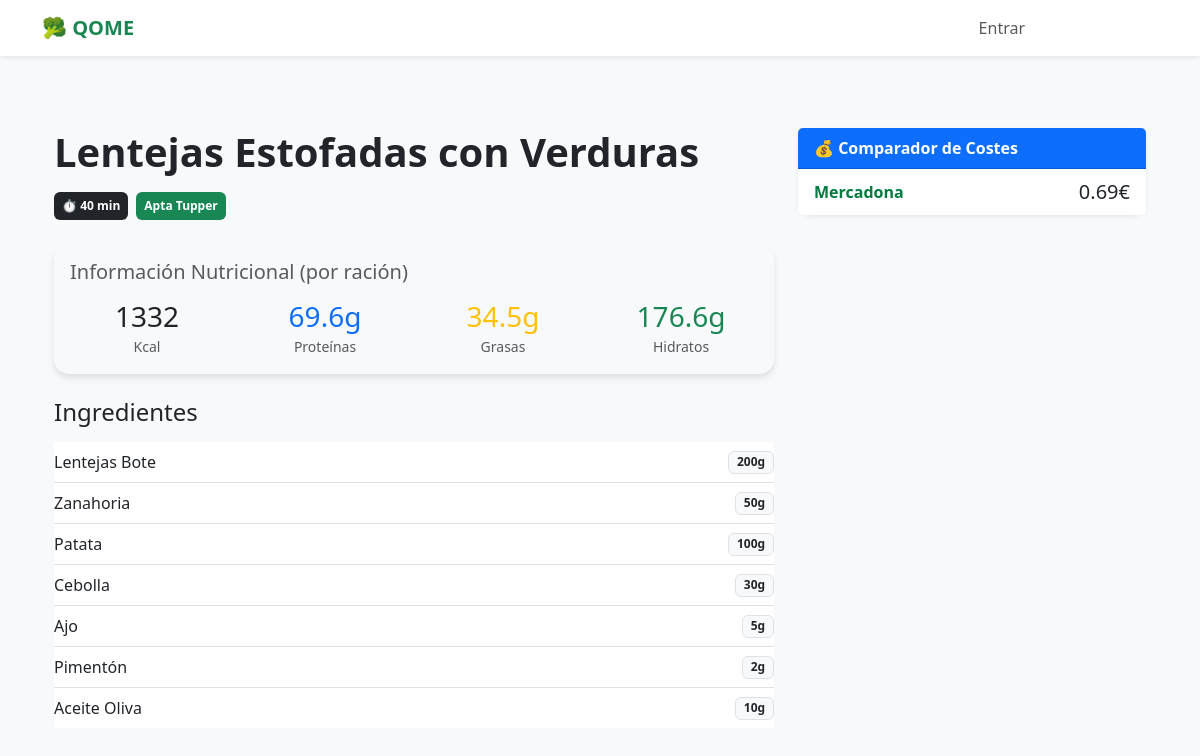
Before: /receta/1/ with the older database file.
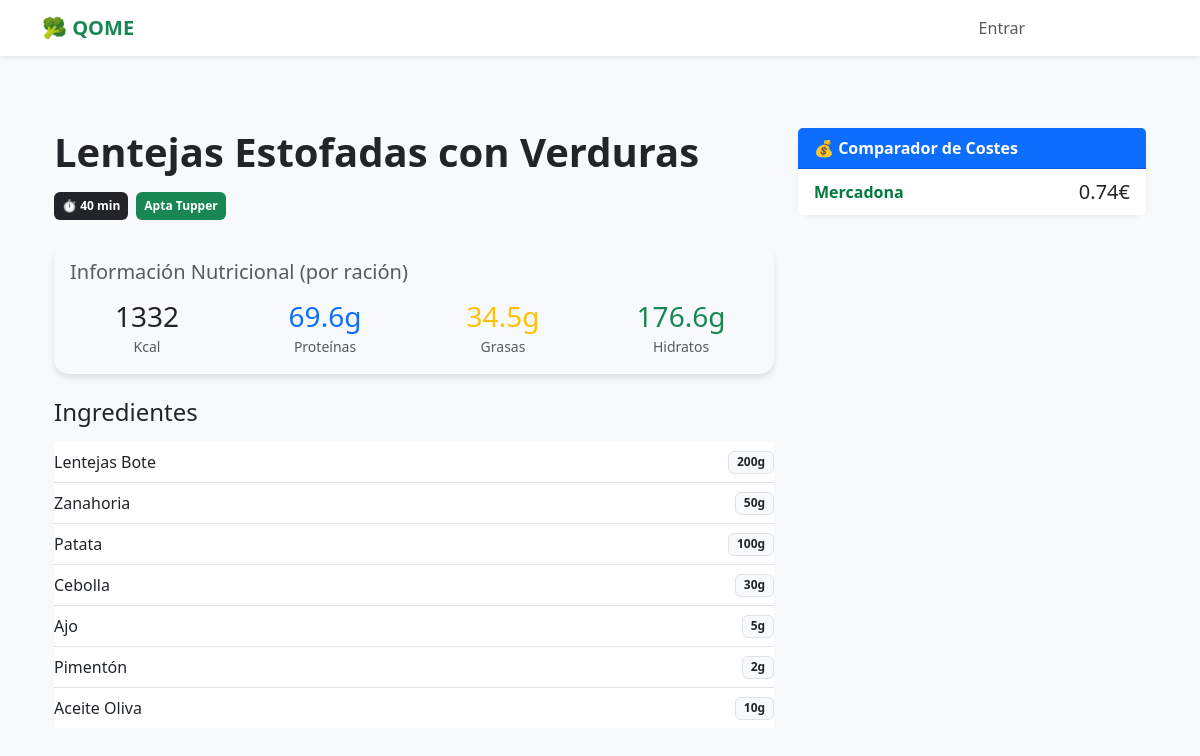
After: the same page with the newer database file.
### core/models.py (models this page shows, shortened)
class CostePorSupermercado(models.Model):
    receta = models.ForeignKey(Receta, related_name='costes_por_supermercado', on_delete=models.CASCADE)
    supermercado = models.ForeignKey(Supermercado, on_delete=models.CASCADE)
    coste = models.DecimalField(max_digits=6, decimal_places=2)
    es_posible = models.BooleanField(default=True)
    ultima_actualizacion = models.DateTimeField(auto_now=True)
    class Meta:
        unique_together = ('receta', 'supermercado')

class Supermercado(models.Model):
    nombre = models.CharField(max_length=50, unique=True)
    color_brand = models.CharField(max_length=7, default="#000000", help_text="Color hexadecimal para la UI")

### core/views.py (the view)
# urls.py: path('receta/<int:receta_id>/', views.detalle_receta, name='detalle_receta'),
def detalle_receta(request, receta_id):
    receta = get_object_or_404(Receta, id=receta_id)
    costes = receta.costes_por_supermercado.filter(es_posible=True).select_related('supermercado').order_by('coste')
    return render(request, 'core/detalles_receta.html', {'receta': receta, 'costes': costes})

### core/templates/core/detalles_receta.html (shortened to what this page needs)
{% extends 'core/base.html' %}
{% block content %}
<div class="container py-5">
    <div class="row">
        <div class="col-md-8">
            <h1 class="mb-3 fw-bold">{{ receta.titulo }}</h1>
            <div class="d-flex gap-2 mb-4 flex-wrap">
                <span class="badge bg-dark p-2">⏱ {{ receta.tiempo_preparacion }} min</span>
                {% if receta.es_apta_tupper %}<span class="badge bg-success p-2">Apta Tupper</span>{% endif %}
            </div>
            <div class="card mb-4 bg-light border-0">
                <div class="card-body">
                    <h5 class="card-title text-muted mb-3">Información Nutricional (por ración)</h5>
                    <div class="row text-center">
                        <div class="col">
                            <div class="h3 mb-0">{{ receta.calorias }}</div>
                            <small class="text-muted">Kcal</small>
                        </div>
                        <div class="col">
                            <div class="h3 mb-0 text-primary">{{ receta.proteinas }}g</div>
                            <small class="text-muted">Proteínas</small>
                        </div>
                        <div class="col">
                            <div class="h3 mb-0 text-warning">{{ receta.grasas }}g</div>
                            <small class="text-muted">Grasas</small>
                        </div>
                        <div class="col">
                            <div class="h3 mb-0 text-success">{{ receta.hidratos }}g</div>
                            <small class="text-muted">Hidratos</small>
                        </div>
                    </div>
                </div>
            </div>
            <h4 class="mb-3">Ingredientes</h4>
            <ul class="list-group list-group-flush mb-4">
                {% for ing in receta.ingredientes.all %}
                <li class="list-group-item d-flex justify-content-between align-items-center px-0">
                    <span>{{ ing.ingrediente_base.nombre }}</span>
                    <span class="badge bg-light text-dark border">{{ ing.cantidad_gramos }}g</span>
                </li>
                {% endfor %}
            </ul>
        </div>
        <div class="col-md-4">
            <div class="card shadow-sm border-primary mb-3">
                <div class="card-header bg-primary text-white fw-bold">
                    💰 Comparador de Costes
                </div>
                <ul class="list-group list-group-flush">
                    {% for coste in costes %}
                    <li class="list-group-item d-flex justify-content-between align-items-center">
                        <span class="fw-bold" style="color: {{ coste.supermercado.color_brand }}">
                            {{ coste.supermercado.nombre }}
                        </span>
                        <span class="fs-5">{{ coste.coste|floatformat:2 }}€</span>
                    </li>
                    {% empty %}
                    <li class="list-group-item text-muted">
                        Faltan ingredientes en los supermercados registrados.
                    </li>
                    {% endfor %}
                </ul>
            </div>
        </div>
    </div>
</div>
{% endblock %}

Changed rows visible on the page:
changed CostePorSupermercado "Mercadona": coste "0.69" → "0.74"
